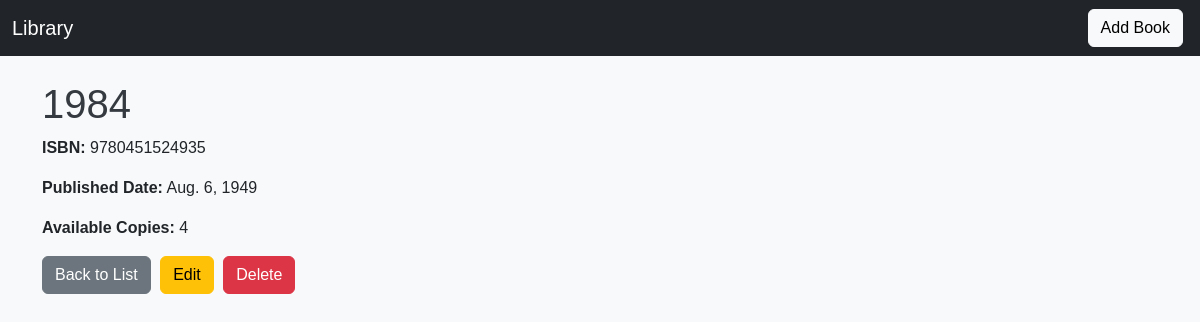
Screenshot of /3/ with the database file from the repository.
### library/models.py (models this page shows, shortened)
class Book(models.Model):
    title = models.CharField(max_length=200)
    isbn = models.CharField(max_length=13, unique=True)
    published_date = models.DateField()
    available_copies = models.PositiveIntegerField(default=1)

### library/views.py (the view)
# urls.py: path('<int:pk>/', BookDetailView.as_view(), name='book-detail'),
class BookDetailView(DetailView):
    model = Book
    template_name = "library/book_detail.html"

### library/templates/library/book_detail.html (shortened to what this page needs)
{% extends "library/base.html" %}
{% block content %}
<h1>{{ object.title }}</h1>
<p><strong>ISBN:</strong> {{ object.isbn }}</p>
<p><strong>Published Date:</strong> {{ object.published_date }}</p>
<p><strong>Available Copies:</strong> {{ object.available_copies }}</p>
<a href="{% url 'book-list' %}" class="btn btn-secondary">Back to List</a>
<a href="{{ object.id }}/edit/" class="btn btn-warning">Edit</a>
<a href="{{ object.id }}/delete/" class="btn btn-danger">Delete</a>
{% endblock %}

### library/static/library/style.css (style rules this page uses)
body { font-family: Arial, sans-serif; background-color: #f8f9fa; margin: 0; padding: 0; }
h1 { color: #343a40; }
.btn { margin-right: 5px; }

### rows the page displays
Book: title "1984", isbn "9780451524935", published_date "Aug. 6, 1949", available_copies "4"
